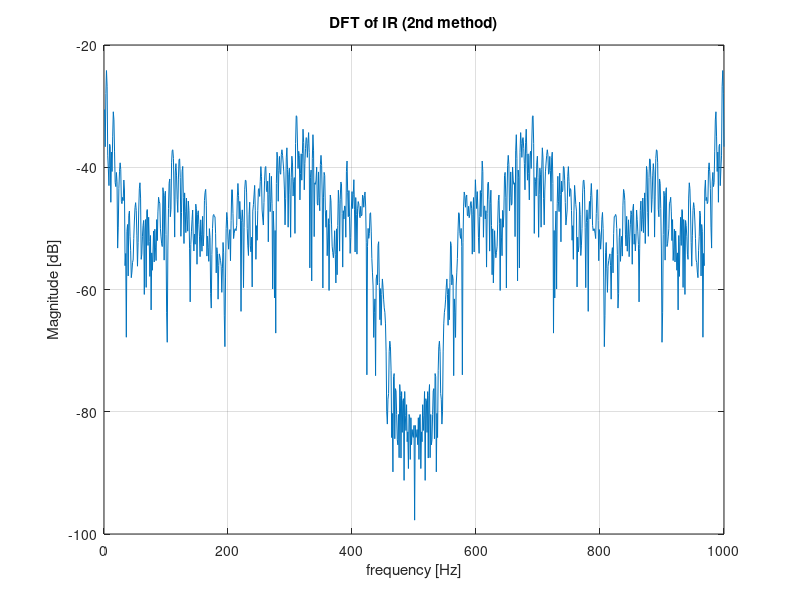

MATLAB code to generate this figure: (Note: this script raises an error after producing the figure.)
%%% Milestone 2b %%%

% Exercise session 4: DMT-OFDM transmission scheme.
% QAM- and OFDM-modulation. On-off bit loading.

clear all;
close all;

% Loading data from last demo session
load('IRest.mat')
channel_IR = h;

% Constants for OFDM/QAM
Nq=6; %QAM constellation size, max 6
prefix_value = length(h)+1; %prefix value needs to be longer than IR
SNR=20; %Signal to noise ratio
L=10; %channel order
N=1e3; %DFT size, N must be even
N_kept = 20; %Nr of frequency bins used for exercise 4.3
             %Smaller N_kept gives lower BER but longer transmission time
eq = fft(h,N); %scaling/equalization factor

%plotting DFT of impulse response
fourier_sig = mag2db(abs(eq));
plot(fourier_sig);
title('DFT of IR (2nd method)');
xlabel('frequency [Hz]');
ylabel('Magnitude [dB]');
grid on

%Listing the N_kept best (highest value) frequency bins
[sorted_arry,index_array] = sort(abs(eq(1:N/2)),'descend');
new_index_array = index_array(1:N_kept);
new_index_array = sort(new_index_array,'ascend');

% Convert BMP image to bitstream
[bitStream, imageData, colorMap, imageSize, bitsPerPixel] = imagetobitstream('image.bmp');

% QAM modulation
qamStream = qam_mod_2(Nq,bitStream,'bin',true);

% Check remainder of qamstream length and packet size in OFDM modulation
remainder = mod(length(qamStream),(N/2 -1));
remainder_on_off = mod(length(qamStream),(N_kept));

% OFDM modulation
ofdmStream = ofdm_mod(qamStream,N,true,prefix_value,remainder); 
ofdmStream_on_off = ofdm_mod_on_off(qamStream,N,true,prefix_value,remainder_on_off,new_index_array); 

% Channel with true impulse response 
rxOfdmStream = filter(h,1,ofdmStream);
rxOfdmStream_on_off = filter(h,1,ofdmStream_on_off);

% Adding white noise
rxOfdmStream = awgn(rxOfdmStream, SNR, 'measured');
rxOfdmStream_on_off  = awgn(rxOfdmStream_on_off , SNR, 'measured');

% OFDM demodulation + equalization
rxQamStream = ofdm_demod(rxOfdmStream,N,true,prefix_value,remainder,eq);
rxQamStream_on_off = ofdm_demod_on_off(rxOfdmStream_on_off,N,true,prefix_value,remainder_on_off,eq,new_index_array);

% QAM demodulation
rxBitStream = qam_demod(rxQamStream,Nq,'bin',true);
rxBitStream_on_off = qam_demod(rxQamStream_on_off,Nq,'bin',true);

% Compute BER
[berTransmission] = ber(bitStream,rxBitStream);
[berTransmission_on_off] = ber(bitStream,rxBitStream_on_off);

% Construct image from bitstream
imageRx = bitstreamtoimage(rxBitStream, imageSize, bitsPerPixel);
imageRx_on_off = bitstreamtoimage(rxBitStream_on_off, imageSize, bitsPerPixel);

% Plot images for regular transmission
figure
subplot(2,1,1); colormap(colorMap); image(imageData); axis image; title('Original image'); drawnow;
subplot(2,1,2); colormap(colorMap); image(imageRx); axis image; title(['Received image']); drawnow;

% Plot images for ON OFF bit loading
figure
subplot(2,1,1); colormap(colorMap); image(imageData); axis image; title('Original image ON OFF bit loading'); drawnow;
subplot(2,1,2); colormap(colorMap); image(imageRx_on_off); axis image; title('Received image ON OFF bit loading'); drawnow;